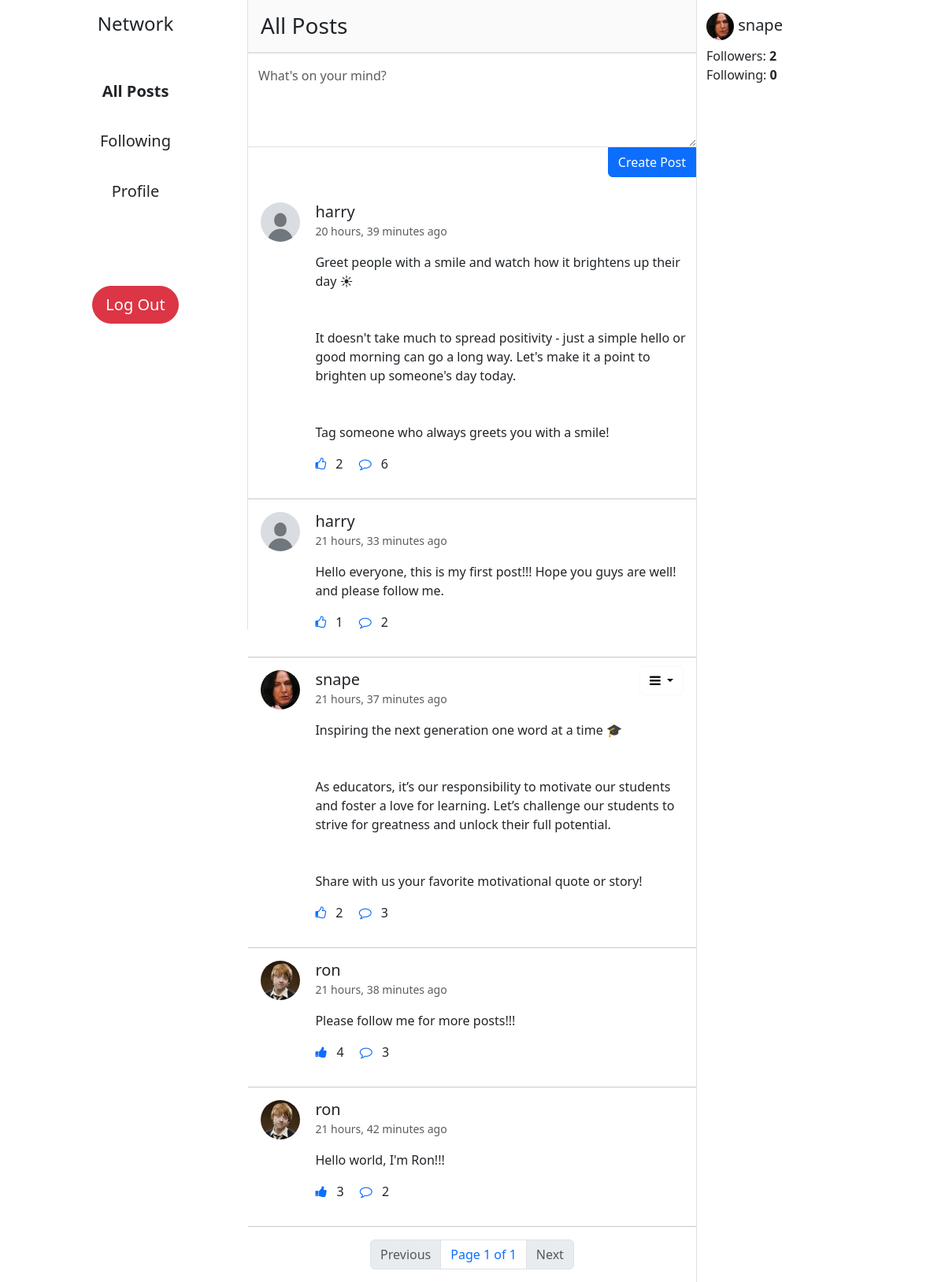
Page / (signed in) on the committed database.
### network/models.py (models this page shows, shortened)
class Post(models.Model):
    content = models.CharField(max_length=1200, null=False, blank=False)
    posted_on = models.DateTimeField(auto_now_add=True)
    posted_by = models.ForeignKey(User, on_delete=models.CASCADE, related_name="posts")
    likes = models.ManyToManyField(User, blank=True, related_name="liked_posts")
    def count_likes(self):
        return self.likes.count()
    def get_comments(self):
        return self.comments.all()
    def count_comments(self):
        return self.comments.count()
    def check_like(self, user):
        try:
            self.likes.get(pk=user.id)
            return True
        except:
            return False

class User(AbstractUser):
    profile_pic = models.ImageField(upload_to="images/", default="images/default-profile-pic.jpg")
    def get_followers_count(self):
        return self.followers.count()
    def get_followings_count(self):
        return self.followings.count()

### network/views.py (the view)
# urls.py: path("", views.index, name="index"),
def index(request):
    posts = Post.objects.all()
    posts = posts.order_by("-posted_on")
    paginator = Paginator(posts, 10)
    page_num = request.GET.get("page")
    posts = paginator.get_page(page_num if page_num else 1)
    likes = []
    for post in posts:
        likes.append(post.check_like(user=request.user))
    zipped_list = zip(posts, likes)
    return render(request, "network/index.html", {
        "posts": posts,
        "zipped_list": zipped_list
    })

### network/templates/network/index.html (shortened to what this page needs)
{% extends "network/layout.html" %}
{% block body %}
    {% if request.path == "/followings" %}
        <h3 class="p-3 bg-body-tertiary bg-opacity-75 m-0 border-bottom sticky-top">Your Followings</h3>
    {% elif request.path == "/" %}
        <h3 class="p-3 bg-body-tertiary bg-opacity-75 m-0 border-bottom sticky-top">All Posts</h3>
        {% if request.user.is_authenticated %}
            <form action="{% url 'create-post' %}" method="post" class="text-end mb-3">
                <div class="form-floating">
                    <textarea name="content" class="form-control border-end-0 border-start-0 rounded-0" placeholder="Leave a comment here" style="height: 120px;"></textarea>
                    <label for="post-content" class="text-muted">What's on your mind?</label>
                    <input class="btn btn-primary rounded-top-0 rounded-end-0" type="submit" value="Create Post">
                </div>
            </form>
        {% endif %}
    {% endif %}
    {% include "network/posts.html" %}
{% endblock %}

### network/templates/network/posts.html (shortened to what this page needs)
{% for post, like in zipped_list %}
        <div class="card w-100 border-0" id="post{{ post.id }}">
            <div class="row">
                <div class="col-1 m-3">
                    <img class="profile-pic profile-pic-md" src="{{ post.posted_by.profile_pic.url }}" alt="profile-pic">
                </div>
                <div class="col-9 card-body position-relative me-2">
                    <h5 class="card-title my-0">
                        <a href="{% url 'profile' post.posted_by.id %}"
                            class="link-dark link-underline-opacity-0 link-underline-opacity-100-hover">{{ post.posted_by }}</a>
                    </h5>
                    <small class="card-subtitle mb-2 text-body-secondary">{{ post.posted_on|timesince }} ago</small>
                    <p class="card-text my-3 post-content">{{ post.content }}</p>
                    <p class="card-text">
                        <a class="text-decoration-none like-btn" data-id="{{ post.id }}">
                            {% if like %}
                                <i class="fa fa-thumbs-up"></i>
                            {% else %}
                                <i class="fa fa-thumbs-o-up"></i>
                            {% endif %}
                        </a>
                        <span class="likes-count mx-2">{{ post.count_likes }}</span>
                        <a href="#commentCollapse{{ post.id }}" class="card-link text-decoration-none mx-2" data-bs-toggle="collapse"
                            role="button" aria-expanded="false" aria-controls="commentCollapse{{ post.id }}">
                            <i class="fa fa-comment-o"></i>
                        </a>
                        <span class="comments-count">{{ post.count_comments }}</span>
                    </p>
                    {% if post.posted_by == request.user %}
                        <div class="dropdown position-absolute" style="top: 10px; right: 20px;">
                            <button class="btn btn-light dropdown-toggle bg-transparent" type="button" data-bs-toggle="dropdown" aria-expanded="false">
                                <i class="fa fa-bars"></i>
                            </button>
                        </div>
                    {% endif %}
                </div>
            </div>
        </div>
        <hr class="my-0">
{% empty %}
    <h4 class="p-3">No posts yet.</h4>
{% endfor %}
{% include "network/pagination.html" %}

### network/templates/network/sidebar.html
{% if request.user.is_authenticated %}
    <h5 class="mt-3">
        <img class="profile-pic profile-pic-sm" src="{{ request.user.profile_pic.url }}" alt="profile-pic">
        <a href="{% url 'profile' request.user.id %}" class="link-dark link-underline-opacity-0 link-underline-opacity-100-hover">{{ request.user }}</a>
    </h5>
    <ul class="list-unstyled">
        <li>Followers: <strong>{{ request.user.get_followers_count }}</strong></li>
        <li>Following: <strong id="followings-count">{{ request.user.get_followings_count }}</strong></li>
    </ul>
{% endif %}

### network/static/network/styles.css (style rules this page uses)
.profile-pic { border-radius: 50%; object-fit: cover; }
.profile-pic-md { width: 50px; height: 50px; }
.profile-pic-sm { width: 35px; height: 35px; }
.post-content { white-space: pre-line; }

### rows in the picture
Post: posted_by.profile_pic (placeholder picture), posted_by "harry", posted_on "20 hours, 39 minutes", content "Greet people with a smile and watch how it brightens up their day ☀ It doesn't take much to spread positivity - just a simple hello or good morning can go a long way. Let's make it a point to brighten up someone's day today. Tag someone who always greets you with a smile!", count_likes "2", count_comments "6"
Post: posted_by.profile_pic (placeholder picture), posted_by "harry", posted_on "21 hours, 33 minutes", content "Hello everyone, this is my first post!!! Hope you guys are well! and please follow me.", count_likes "1", count_comments "2"
Post: posted_by.profile_pic (picture), posted_by "snape", posted_on "21 hours, 37 minutes", content "Inspiring the next generation one word at a time 🎓 As educators, it’s our responsibility to motivate our students and foster a love for learning. Let’s challenge our students to strive for greatness and unlock their full potential. Share with us your favorite motivational quote or story!", count_likes "2", count_comments "3"
Post: posted_by.profile_pic (picture), posted_by "ron", posted_on "21 hours, 38 minutes", content "Please follow me for more posts!!!", count_likes "4", count_comments "3"
Post: posted_by.profile_pic (picture), posted_by "ron", posted_on "21 hours, 42 minutes", content "Hello world, I'm Ron!!!", count_likes "3", count_comments "2"
User: user.profile_pic (picture), user "snape", user.get_followers_count "2", user.get_followings_count "0"

### other values in the picture
{{ posts.number }} "1"
{{ posts.paginator.num_pages }} "1"
